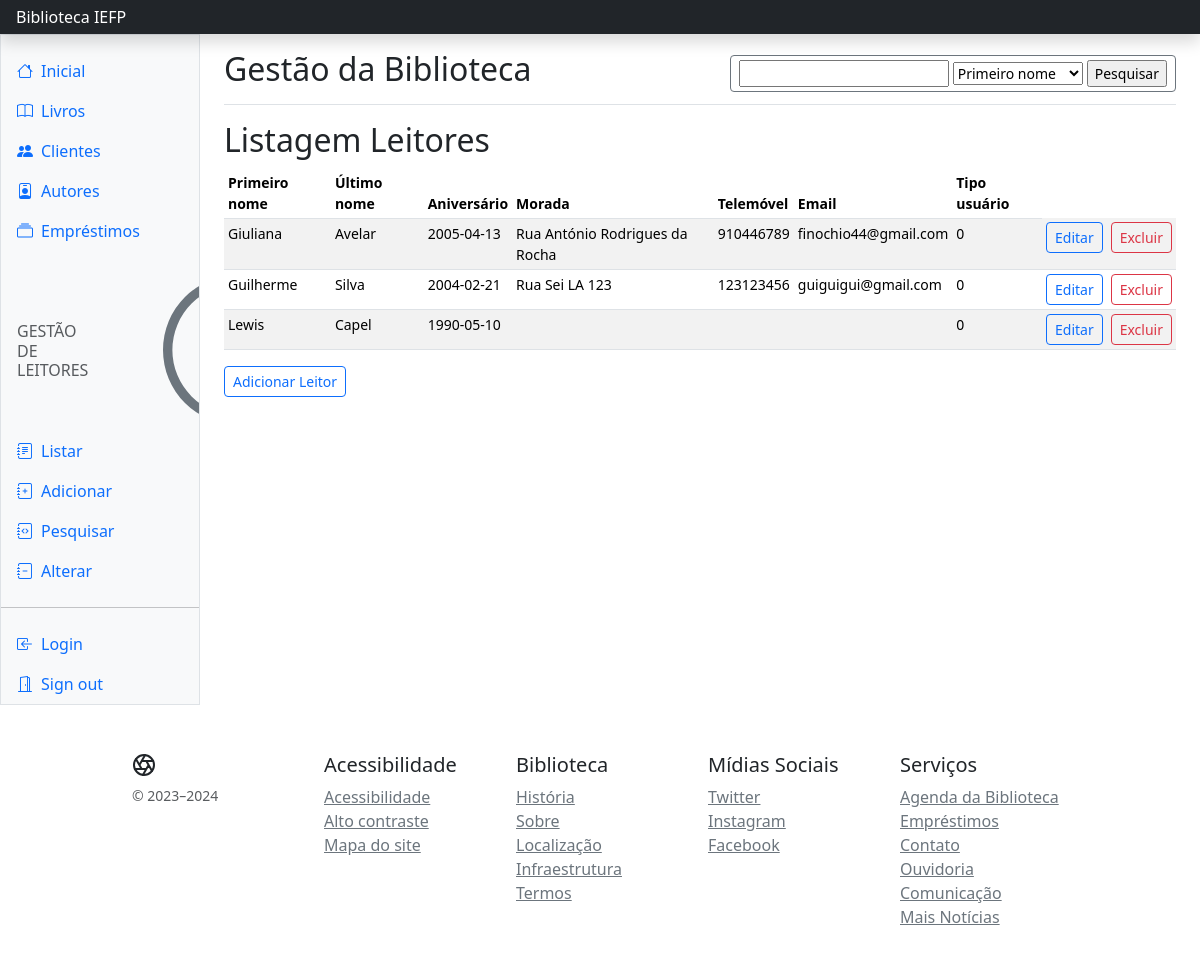
Screenshot of /leitor/listar.php with the database file from the repository.
### tables this page shows
CREATE TABLE `leitor` (
  `leitor_id` int(11) NOT NULL,
  `primeiro_nome` varchar(100) NOT NULL,
  `ultimo_nome` varchar(100) NOT NULL,
  `data_aniversario` date NOT NULL,
  `morada` varchar(255) NOT NULL,
  `telemovel` varchar(15) NOT NULL,
  `email` varchar(100) NOT NULL,
  `tipo_user` int(11) NOT NULL DEFAULT 0
);

### leitor/includes/liga_bd.php (called while the page is built, shortened)
<?php
$servidor = "localhost";
$utilizador = "root";
$senha = "";
$bd = "id22264266_bd_biblioteca";
$ligacao = mysqli_connect($servidor, $utilizador, $senha, $bd);
$sql = "SELECT * FROM leitor";
$resultado = mysqli_query($ligacao, $sql) or die(mysqli_error($ligacao));
?>

### leitor/listar.php (the view, shortened to what this page needs)
<?php
include_once 'includes/liga_bd.php';
include_once 'includes/view/topo.php';
include_once 'includes/view/menu.php';
?>
            <main class="col-md-9 ms-sm-auto col-lg-10 px-md-4">
                <div
                    class="d-flex justify-content-between flex-wrap flex-md-nowrap align-items-center pt-3 pb-2 mb-3 border-bottom">
                    <h1 class="h2">Gestão da Biblioteca</h1>
                    <div class="btn-toolbar mb-2 mb-md-0">
                        <form action="pesquisar.php" method="get">
                            <button type="button"
                                class="btn btn-sm btn-outline-secondary d-flex align-items-center gap-1">
                                <input type="text" name="valor" required maxlength="50">
                                <select name="campo">
                                    <option value="primeiro_nome">Primeiro nome</option>
                                </select>
                                <input type="submit" value="Pesquisar">
                            </button>
                        </form>
                    </div>
                </div>
                <h2>Listagem Leitores</h2>
                <div class="table-responsive small">
                    <table class="table table-striped table-sm">
                        <thead>
                            <tr>
                                <th scope="col">Primeiro nome</th>
                                <th scope="col">Último nome</th>
                                <th scope="col">Aniversário</th>
                                <th scope="col">Morada</th>
                                <th scope="col">Telemóvel</th>
                                <th scope="col">Email</th>
                                <th scope="col">Tipo usuário</th>
                            </tr>
                        </thead>
                        <tbody>
                            <tr>
                            <?php
                            while ($linha = mysqli_fetch_assoc($resultado)) {
                                echo "<td>" . $linha['primeiro_nome'] . "</td>";
                                echo "<td>" . $linha['ultimo_nome'] . "</td>";
                                echo "<td>" . $linha['data_aniversario'] . "</td>";
                                echo "<td>" . $linha['morada'] . "</td>";
                                echo "<td>" . $linha['telemovel'] . "</td>";
                                echo "<td>" . $linha['email'] . "</td>";
                                echo "<td>" . $linha['tipo_user'] . "</td>";
                                echo "<td>
                                    <form action='alterar.php' method='post'>
                                        <input type='hidden' name='leitor_id' value='" . $linha['leitor_id'] . "'>
                                        <button type='submit' class='btn btn-sm btn-outline-primary'>Editar</button>
                                    </form>
                                </td>";
                                echo "<td>
                                    <form action='eliminar.php' method='post'>
                                        <input type='hidden' name='leitor_id' value='" . $linha['leitor_id'] . "'>
                                        <button type='submit' class='btn btn-sm btn-outline-danger'>Excluir</button>
                                    </form>
                                </td>";
                                echo "</tr>";
                            }
                            ?>
                        </tbody>
                    </table>
                </div>
                <a href='inserir.php'><button type="button" class='btn btn-sm btn-outline-primary'>Adicionar Leitor</button></a>
            </main>
<?php
include_once 'includes/view/rodape.php';
?>

### rows the page displays
leitor: primeiro_nome "Giuliana", ultimo_nome "Avelar", data_aniversario "2005-04-13", morada "Rua António Rodrigues da Rocha", telemovel "910446789", email "finochio44@gmail.com", tipo_user "0"
leitor: primeiro_nome "Guilherme", ultimo_nome "Silva", data_aniversario "2004-02-21", morada "Rua Sei LA 123", telemovel "123123456", email "guiguigui@gmail.com", tipo_user "0"
leitor: primeiro_nome "Lewis", ultimo_nome "Capel", data_aniversario "1990-05-10", tipo_user "0"
